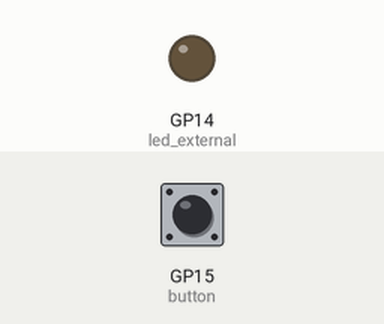
Recording of a program running on a simulated Raspberry Pi Pico running MicroPython. On the bench: output pins drawn as LEDs (lit = HIGH). The inputs (shaded band) are chosen by the test bench; at power-on: GP15 (button) LOW.

Above: at 1.2 s.
1.3 s: GP15 (button) pulled HIGH for 0.15 s
At 1.37 s:
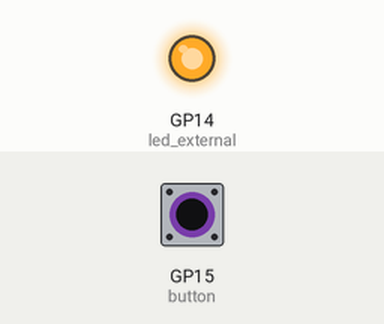
2.9 s: GP15 (button) pulled HIGH for 3.2 s
At 6.5 s:
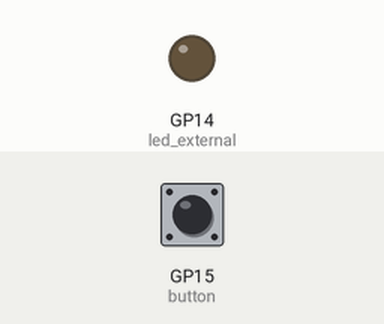
Timing chart, 0 to 8.0 s (numbered marks = the images above; inputs shaded):
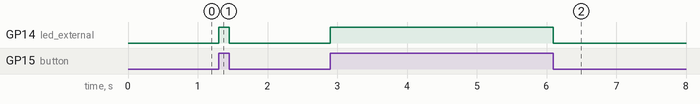

Measured:
- after the input at 1.3 s, GP14 (led_external): LOW → HIGH at once, → LOW 0.15 s later
- after the input at 2.9 s, GP14 (led_external): LOW → HIGH at once, → LOW 3.2 s later

The program:

button_press.py
```python
from machine import Pin

led_external = Pin(14, Pin.OUT)
button = Pin(15, Pin.IN, Pin.PULL_DOWN)

while True:
    if button.value() == 1:
        led_external.value(1)
    else:
        led_external.value(0)
```
